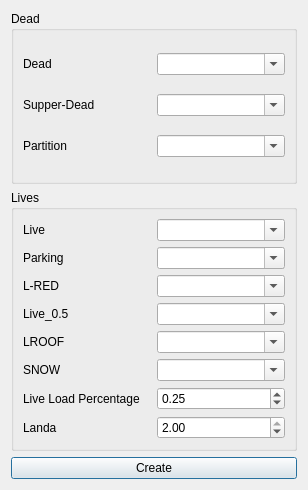
<?xml version="1.0" encoding="UTF-8"?>
<ui version="4.0">
 <class>Dialog</class>
 <widget class="QDialog" name="Dialog">
  <property name="geometry">
   <rect>
    <x>0</x>
    <y>0</y>
    <width>308</width>
    <height>490</height>
   </rect>
  </property>
  <property name="windowTitle">
   <string>Create Nonlinear Deflection Load Combinations</string>
  </property>
  <property name="windowIcon">
   <iconset resource="../../civiltools.qrc">
    <normaloff>:/creates/images/create_load_combinations_for_nonlinear_deflection.svg</normaloff>:/creates/images/create_load_combinations_for_nonlinear_deflection.svg</iconset>
  </property>
  <property name="windowOpacity">
   <double>1.000000000000000</double>
  </property>
  <layout class="QVBoxLayout" name="verticalLayout">
   <item>
    <widget class="QGroupBox" name="groupBox">
     <property name="title">
      <string>Dead</string>
     </property>
     <layout class="QGridLayout" name="gridLayout_2">
      <item row="0" column="1">
       <widget class="QComboBox" name="dead_combobox">
        <property name="editable">
         <bool>true</bool>
        </property>
       </widget>
      </item>
      <item row="1" column="1">
       <widget class="QComboBox" name="sdead_combobox">
        <property name="editable">
         <bool>true</bool>
        </property>
       </widget>
      </item>
      <item row="2" column="1">
       <widget class="QComboBox" name="partition_combobox">
        <property name="editable">
         <bool>true</bool>
        </property>
       </widget>
      </item>
      <item row="0" column="0">
       <widget class="QLabel" name="label_19">
        <property name="text">
         <string>Dead</string>
        </property>
       </widget>
      </item>
      <item row="1" column="0">
       <widget class="QLabel" name="label_24">
        <property name="text">
         <string>Supper-Dead</string>
        </property>
       </widget>
      </item>
      <item row="2" column="0">
       <widget class="QLabel" name="label_25">
        <property name="text">
         <string>Partition</string>
        </property>
       </widget>
      </item>
     </layout>
    </widget>
   </item>
   <item>
    <widget class="QGroupBox" name="groupBox_2">
     <property name="title">
      <string>Lives</string>
     </property>
     <layout class="QGridLayout" name="gridLayout">
      <item row="4" column="1">
       <widget class="QComboBox" name="live5_combobox">
        <property name="editable">
         <bool>true</bool>
        </property>
       </widget>
      </item>
      <item row="3" column="0">
       <widget class="QLabel" name="label_27">
        <property name="text">
         <string>L-RED</string>
        </property>
       </widget>
      </item>
      <item row="4" column="0">
       <widget class="QLabel" name="label_28">
        <property name="text">
         <string>Live_0.5</string>
        </property>
       </widget>
      </item>
      <item row="3" column="1">
       <widget class="QComboBox" name="lred_combobox">
        <property name="editable">
         <bool>true</bool>
        </property>
       </widget>
      </item>
      <item row="0" column="0">
       <widget class="QLabel" name="label_26">
        <property name="text">
         <string>Live</string>
        </property>
       </widget>
      </item>
      <item row="0" column="1">
       <widget class="QComboBox" name="live_combobox">
        <property name="editable">
         <bool>true</bool>
        </property>
       </widget>
      </item>
      <item row="6" column="0">
       <widget class="QLabel" name="label_30">
        <property name="text">
         <string>SNOW</string>
        </property>
       </widget>
      </item>
      <item row="1" column="0">
       <widget class="QLabel" name="label_33">
        <property name="text">
         <string>Parking</string>
        </property>
       </widget>
      </item>
      <item row="1" column="1">
       <widget class="QComboBox" name="live_parking_combobox">
        <property name="editable">
         <bool>true</bool>
        </property>
       </widget>
      </item>
      <item row="5" column="1">
       <widget class="QComboBox" name="lroof_combobox">
        <property name="editable">
         <bool>true</bool>
        </property>
       </widget>
      </item>
      <item row="6" column="1">
       <widget class="QComboBox" name="snow_combobox">
        <property name="editable">
         <bool>true</bool>
        </property>
       </widget>
      </item>
      <item row="5" column="0">
       <widget class="QLabel" name="label_29">
        <property name="text">
         <string>LROOF</string>
        </property>
       </widget>
      </item>
      <item row="7" column="1">
       <widget class="QDoubleSpinBox" name="live_percentage_spinbox">
        <property name="suffix">
         <string/>
        </property>
        <property name="maximum">
         <double>1.000000000000000</double>
        </property>
        <property name="singleStep">
         <double>0.050000000000000</double>
        </property>
        <property name="value">
         <double>0.250000000000000</double>
        </property>
       </widget>
      </item>
      <item row="7" column="0">
       <widget class="QLabel" name="label_21">
        <property name="text">
         <string>Live Load Percentage</string>
        </property>
       </widget>
      </item>
      <item row="8" column="0">
       <widget class="QLabel" name="label_22">
        <property name="text">
         <string>Landa</string>
        </property>
       </widget>
      </item>
      <item row="8" column="1">
       <widget class="QDoubleSpinBox" name="landa">
        <property name="suffix">
         <string/>
        </property>
        <property name="maximum">
         <double>2.000000000000000</double>
        </property>
        <property name="singleStep">
         <double>0.050000000000000</double>
        </property>
        <property name="value">
         <double>2.000000000000000</double>
        </property>
       </widget>
      </item>
     </layout>
    </widget>
   </item>
   <item>
    <widget class="QPushButton" name="create_button">
     <property name="text">
      <string>Create</string>
     </property>
     <property name="icon">
      <iconset resource="../../civiltools.qrc">
       <normaloff>:/civiltools/images/etabs.png</normaloff>:/civiltools/images/etabs.png</iconset>
     </property>
     <property name="iconSize">
      <size>
       <width>60</width>
       <height>60</height>
      </size>
     </property>
    </widget>
   </item>
  </layout>
 </widget>
 <tabstops>
  <tabstop>dead_combobox</tabstop>
  <tabstop>sdead_combobox</tabstop>
  <tabstop>partition_combobox</tabstop>
  <tabstop>live_combobox</tabstop>
  <tabstop>lred_combobox</tabstop>
  <tabstop>live5_combobox</tabstop>
 </tabstops>
 <resources>
  <include location="../../civiltools.qrc"/>
 </resources>
 <connections/>
</ui>
